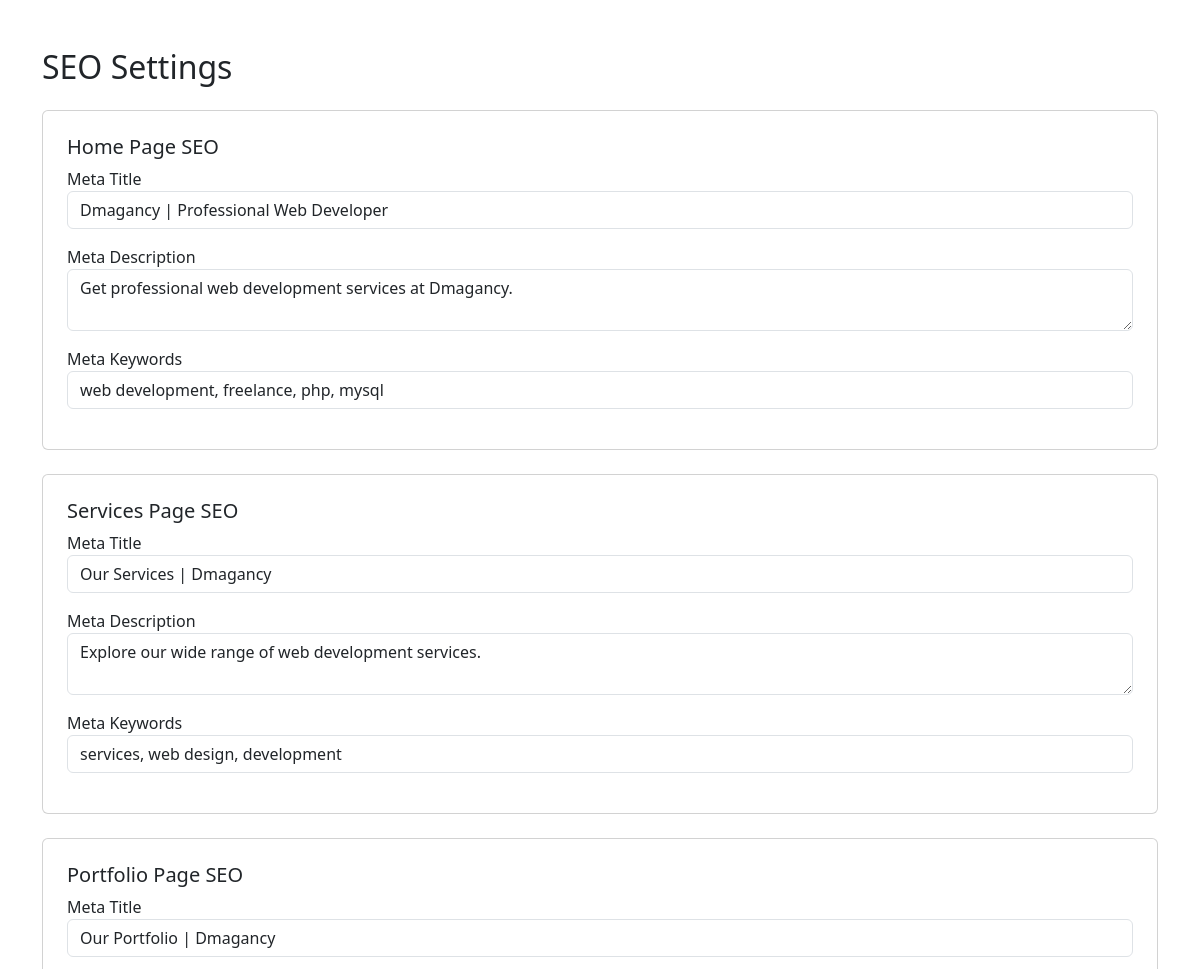
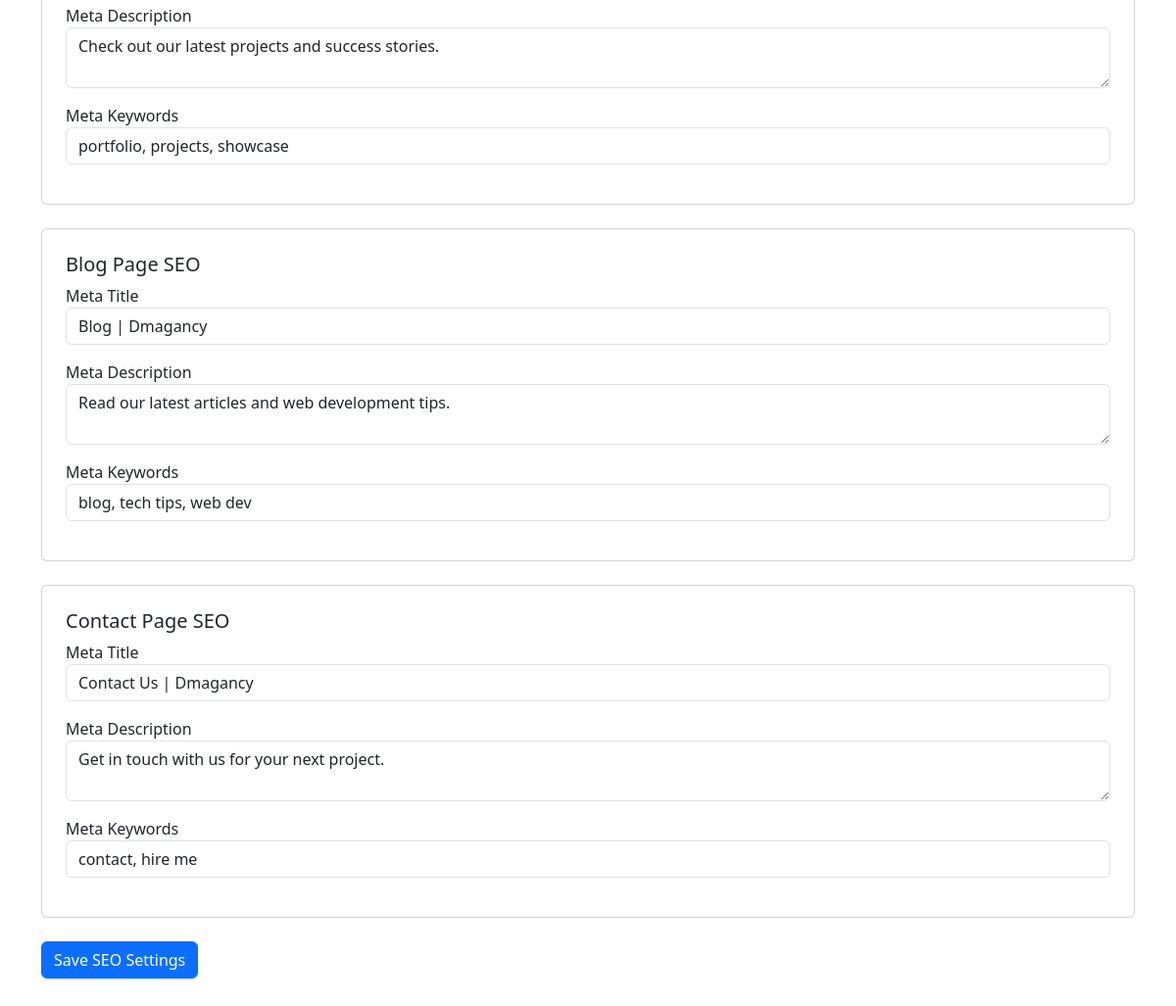
The page /admin/seo.php (signed in) on the database its author committed (2 pictures, top to bottom).
### tables this page shows
CREATE TABLE `seo_settings` (
  `id` int(11) NOT NULL AUTO_INCREMENT,
  `page_name` varchar(50) NOT NULL UNIQUE,  
  `meta_title` varchar(255) DEFAULT NULL,
  `meta_description` text DEFAULT NULL,
  `meta_keywords` text DEFAULT NULL,
  PRIMARY KEY (`id`)
);

### admin/seo.php (the view, shortened to what this page needs)
<?php
require_once '../includes/db_connect.php';
$seo_pages = $pdo->query("SELECT * FROM seo_settings")->fetchAll();
?>
<!DOCTYPE html>
<html lang="en">
<head>
    <link href="https://cdn.jsdelivr.net/npm/bootstrap@5.3.0/dist/css/bootstrap.min.css" rel="stylesheet">
</head>
<body>
    <div class="container my-5">
        <h2>SEO Settings</h2>
        <form method="POST" class="mt-4">
            <?php foreach($seo_pages as $page): ?>
                <div class="card p-4 mb-4">
                    <h5 class="text-capitalize"><?php echo $page['page_name']; ?> Page SEO</h5>
                    <div class="mb-3"><label>Meta Title</label><input type="text" name="seo[<?php echo $page['id']; ?>][title]" class="form-control" value="<?php echo $page['meta_title']; ?>"></div>
                    <div class="mb-3"><label>Meta Description</label><textarea name="seo[<?php echo $page['id']; ?>][desc]" class="form-control"><?php echo $page['meta_description']; ?></textarea></div>
                    <div class="mb-3"><label>Meta Keywords</label><input type="text" name="seo[<?php echo $page['id']; ?>][keys]" class="form-control" value="<?php echo $page['meta_keywords']; ?>"></div>
                </div>
            <?php endforeach; ?>
            <button type="submit" class="btn btn-primary">Save SEO Settings</button>
        </form>
    </div>
</body>
</html>

### rows shown on the page
seo_settings: page_name "Home", meta_title "Dmagancy | Professional Web Developer", id+meta_description "Get professional web development services at Dmagancy.", meta_keywords "web development, freelance, php, mysql"
seo_settings: page_name "Services", meta_title "Our Services | Dmagancy", id+meta_description "Explore our wide range of web development services.", meta_keywords "services, web design, development"
seo_settings: page_name "Portfolio", meta_title "Our Portfolio | Dmagancy", id+meta_description "Check out our latest projects and success stories.", meta_keywords "portfolio, projects, showcase"
seo_settings: page_name "Blog", meta_title "Blog | Dmagancy", id+meta_description "Read our latest articles and web development tips.", meta_keywords "blog, tech tips, web dev"
seo_settings: page_name "Contact", meta_title "Contact Us | Dmagancy", id+meta_description "Get in touch with us for your next project.", meta_keywords "contact, hire me"
